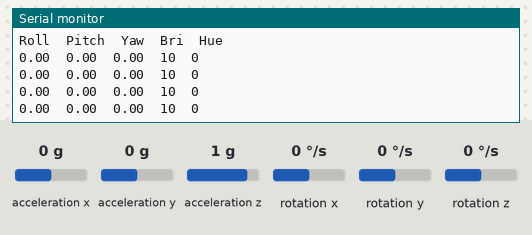
This sketch was run on a simulated Arduino Nano 33 IoT. Parts: the last lines printed to the serial monitor. Inputs (shaded band) come from the test bench; at power-on: acceleration x 0 g, acceleration y 0 g, acceleration z 1 g, rotation x 0 °/s, rotation y 0 °/s, rotation z 0 °/s. WiFi joins after 1.5 s; servers stay silent unless stated.

Above: at 2.7 s.
2.8 s: acceleration x set to -1.4 g
At 3.4 s:
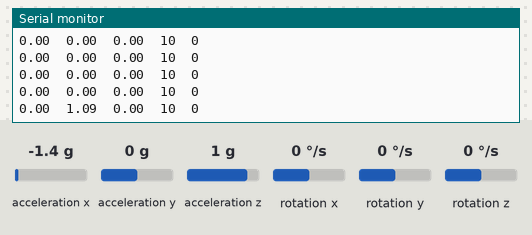
4.3 s: acceleration y set to -1.4 g
At 4.42 s:
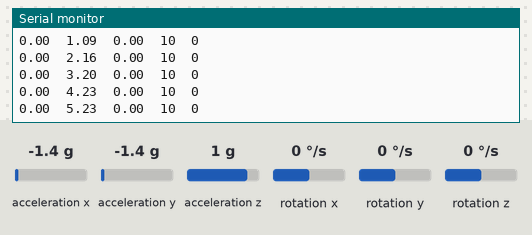
5.8 s: acceleration z set to -1.4 g
At 5.93 s:
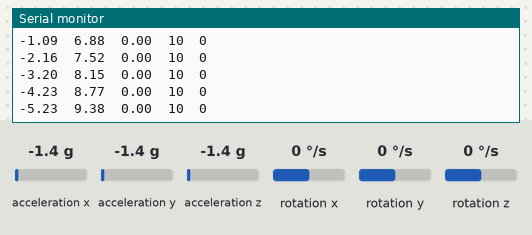
7.3 s: rotation x set to -192 °/s
At 7.45 s:
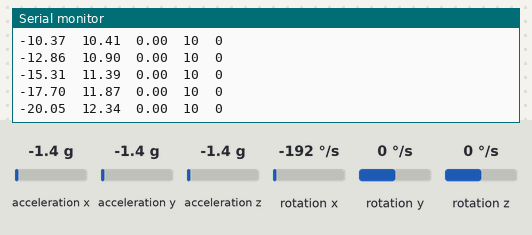
8.8 s: rotation y set to -192 °/s
At 8.97 s:
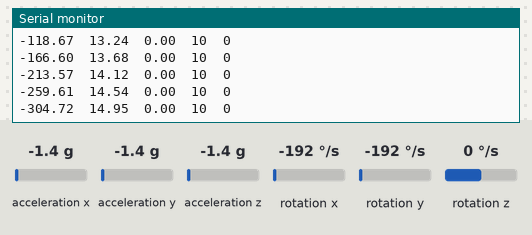
Timing chart, 0 to 11.3 s (numbered marks = the images above; inputs shaded):
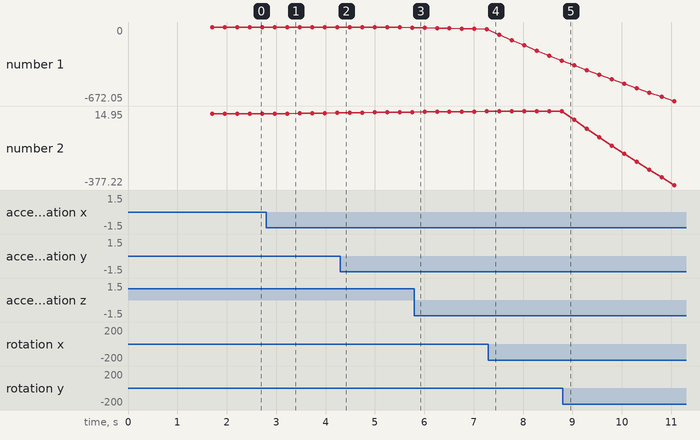

The sketch:

test1.1.ino
```cpp
#include <WiFiNINA.h>
#include <Arduino_LSM6DS3.h>

WiFiClient client;

// ===== WIFI =====
char ssid[] = "DigitalTeknik24";
char pass[] = "DigiTek24";

// ===== HUE =====
char bridgeIP[] = "192.168.50.206";
char hueUser[] = "iCozq5nVqXP9mV0b19NTbGdNR05d4VkQQhkW2SCK"; // Din API-nøgle
int lightID = 38;   // A11 23 Color

// ===== IMU =====
float roll = 0.0;
float pitch = 0.0;
float yaw = 0.0;

unsigned long lastTime;
unsigned long lastHueSend = 0;

// Current lamp values
int currentBri = 10;      // lysstyrke (10-254)
int currentHue = 0;       // farve (0-65535)

// Settings for smooth changes
const float briChangePerSec = (254.0 - 10.0) / 2.0;  // når det tager 5 sekunder
const float hueChangePerSec = 15000.0;                // farve ændring per sekund

void setLamp(int hue, int bri) {
  if (client.connect(bridgeIP, 80)) {
    String body = "{\"on\":true,\"hue\":" + String(hue) + ",\"sat\":254,\"bri\":" + String(bri) + "}";
    client.println("PUT /api/" + String(hueUser) +
                   "/lights/" + String(lightID) + "/state HTTP/1.1");
    client.println("Host: " + String(bridgeIP));
    client.println("Content-Type: application/json");
    client.print("Content-Length: ");
    client.println(body.length());
    client.println();
    client.println(body);
    client.stop();
  }
}

void setup() {
  Serial.begin(9600);
  unsigned long start = millis();
  while (!Serial && (millis() - start < 5000));

  // WiFi
  Serial.println("Connecting to WiFi...");
  WiFi.begin(ssid, pass);
  unsigned long t0 = millis();
  while (WiFi.status() != WL_CONNECTED && millis() - t0 < 10000) {
    delay(500);
    Serial.print(".");
  }
  if (WiFi.status() == WL_CONNECTED) {
    Serial.println("\nWiFi connected!");
    Serial.print("IP: "); Serial.println(WiFi.localIP());
  } else {
    Serial.println("\nWiFi connection failed");
  }

  // IMU
  Serial.println("Initializing IMU...");
  if (!IMU.begin()) {
    Serial.println("IMU init failed!");
  } else {
    Serial.println("IMU ready!");
  }

  lastTime = millis();
  Serial.println("Roll\tPitch\tYaw\tBri\tHue");
}

void loop() {
  float ax, ay, az;
  float gx, gy, gz;

  if (IMU.accelerationAvailable() && IMU.gyroscopeAvailable()) {
    IMU.readAcceleration(ax, ay, az);
    IMU.readGyroscope(gx, gy, gz);

    unsigned long now = millis();
    float dt = (now - lastTime) / 1000.0; // delta-tid i sekunder
    lastTime = now;

    // === GYRO INTEGRATION ===
    roll  += gx * dt;
    pitch += gy * dt;
    yaw   += gz * dt;

    // === ACCELEROMETER ABSOLUT VINKLER ===
    float rollAcc  = atan2(ay, az) * 180.0 / PI;
    float pitchAcc = atan2(-ax, sqrt(ay * ay + az * az)) * 180.0 / PI;

    // === COMPLEMENTARY FILTER ===
    roll  = 0.98 * roll  + 0.02 * rollAcc;
    pitch = 0.98 * pitch + 0.02 * pitchAcc;

    // === Smooth brightness (pitch/Y) ===
    if (pitch > 40) {
      currentBri += briChangePerSec * dt;
    } else if (pitch < -40) {
      currentBri -= briChangePerSec * dt;
    }
    currentBri = constrain(currentBri, 10, 254);

    // === Smooth hue (yaw/Z) ===
    if (yaw > 40) {
      currentHue += hueChangePerSec * dt;
    } else if (yaw < -40) {
      currentHue -= hueChangePerSec * dt;
    }
    currentHue = constrain(currentHue, 0, 65535);

    // Send to lamp max 5 gange per sekund
    if (millis() - lastHueSend > 200) {
      lastHueSend = millis();
      setLamp(currentHue, currentBri);
    }

    // Print til Serial Monitor
    Serial.print(roll);
    Serial.print('\t');
    Serial.print(pitch);
    Serial.print('\t');
    Serial.print(yaw);
    Serial.print('\t');
    Serial.print(currentBri);
    Serial.print('\t');
    Serial.println(currentHue);

    delay(50);
  }
}
```

Measured:
- after the input at 2.8 s, the serial monitor: prints a new line after 0.42 s (image 1)
- plotted number 1: 0 → -5.23 after the input at 4.3 s, -5.23 → -20.05 after the input at 5.8 s, -20.05 → -304.72 after the input at 7.3 s
- plotted number 2: 0 → 5.23 after the input at 2.8 s, 5.23 → 9.38 after the input at 4.3 s, 9.38 → 12.34 after the input at 5.8 s, 14.95 → -377.22 after the input at 8.8 s
